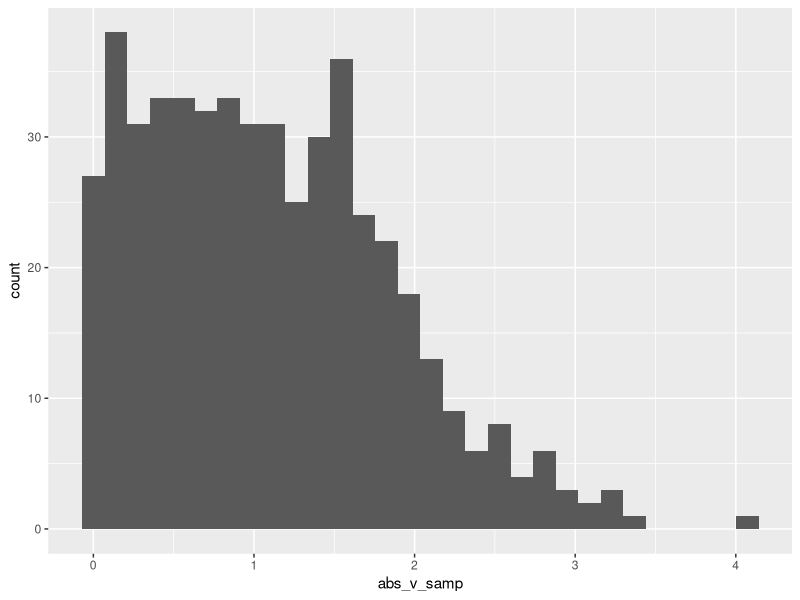

Source code (R):
## ---- chunk 1
## eval = FALSE: code will be displayed but not executed; results are not included.
## echo = FALSE: code will be executed but not displayed; results are included.
## include = FALSE: code won’t be executed or displayed.
## message = FALSE and warning = FALSE: prevents messages and warnings from being displayed.
## results = hide and fig.show = hide: prevents results and figures from being shown, respectively.
## collapse = TRUE: output will be collapsed into a single block at shown at the end of the chunk.
## error: errors in code will stop rendering when FALSE; errors in code will be printed in the doc when TRUE. The default is FALSE and you should almost never change it. 
samp = rnorm(100)
length(samp)
## ---- chunk 2
# 
library(tidyverse)
## ---- chunk 3
la_df =
  tibble(
    norm_samp = rnorm(n=500, mean=1),
    samp_g0 = norm_samp >1,
    abs_v_samp = abs(norm_samp)
  )

ggplot(la_df, aes(x=abs_v_samp))+
         geom_histogram()

